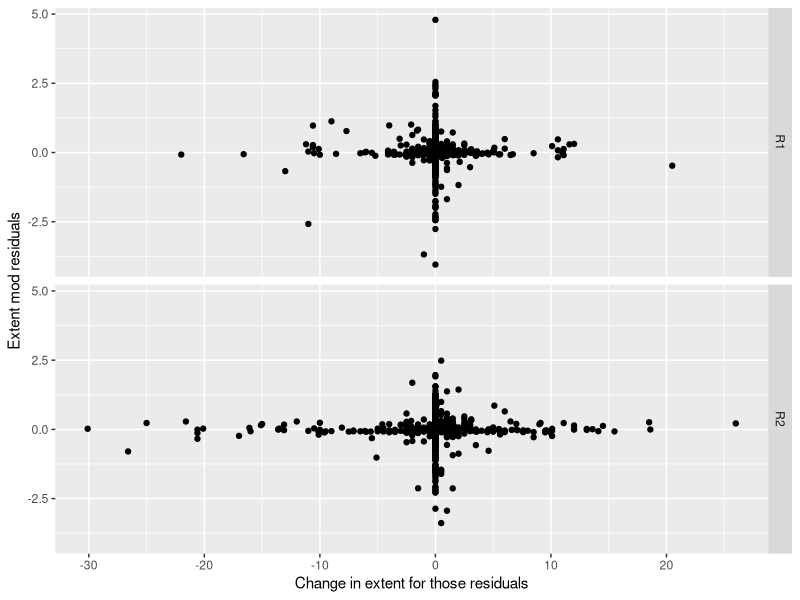

This figure's R source: (Note: this script raises an error after producing the figure.)
#read me ####
#the purpose of this script is to better understand the poor residuals
#best Extent Dry model - 2 states diversion subreaches

#libraries ####
library(tidyverse)
library(lubridate)
library(gridExtra)

#read data ####
dat <- read.csv("Data/Processed/DiversionSubreachData.csv", header = T) %>% 
  mutate(Date = as.Date(Date, format = "%Y-%m-%d" )) %>% 
  #filter(between(month(Date), 4, 10)) %>% 
  group_by(Reach) %>% 
  mutate(t = row_number()) %>% 
  ungroup()

resids <- read.csv("Data/Processed/PredsExtDiv.csv") %>% 
  rename(Reach = 1)

dat2 <- read.csv("Data/Processed/DryingSubreachData.csv", header=T) %>% 
  mutate(Date = as.Date(Date, format = "%Y-%m-%d")) %>% 
  filter(between(month(Date), 4, 10))

#wrangle data ####
temp <- dat %>% 
  full_join(resids)

#plots ####
  
  #change from day before against residuals
ggplot(temp, aes(x = ExtentChng, y = Resid))+
  geom_point()+
  facet_grid(rows= vars(Reach))+
  ylab("Extent mod residuals")+
  xlab("Change in extent for those residuals")

  #extent by covariates
dat %>% 
  select(Date, Extent, Precip_mm, Temp_C, Discharge_cfs, Diversion_cfs, Returns_cfs) %>% 
  pivot_longer(Precip_mm:Returns_cfs, names_to = "covs", values_to = "pred_values") %>% 
  ggplot(aes(x = pred_values, y = Extent))+
  geom_point()+
  facet_wrap(covs ~ Reach, scales = "free_x")

   #lead extent by covariates
dat %>%  
  select(Date, Extent, Precip_mm, Temp_C, Discharge_cfs, Diversion_cfs, Returns_cfs) %>% 
  mutate(leadExtent = lead(Extent, 1))%>% #applied 1 - 14 days some response by discharge/return 
  pivot_longer(Precip_mm:Returns_cfs, names_to = "covs", values_to = "pred_values") %>% 
  ggplot(aes(x = pred_values, y = leadExtent))+
  geom_point()+
  facet_wrap(covs ~ Reach, scales = "free_x")

#random
dat %>% 
  select(Date, Extent, Discharge_cfs) %>% 
  ggplot(aes(x = Discharge_cfs, y=Extent))+
  geom_point()+
  facet_wrap(~Reach)+
  scale_x_continuous(limits = (c(0, 750)))

dat %>% 
  select(Date, Extent, Discharge_cfs) %>% 
  pivot_longer(Extent:Discharge_cfs, names_to = "Variables", values_to = "values") %>% 
  ggplot(aes(x = Date, y = values))+
  geom_line()+
  facet_wrap(~Variables, scales = "free_y", ncol = 1)+
  ggtitle("Entire Year")

dat %>% 
  filter(Reach == "R2") %>% 
  ggplot(aes(x = Discharge_cfs, y = Extent))+
  geom_point()+
  geom_path()+
  #facet_wrap(~Reach)+
  scale_x_continuous(limits = (c(0, 100)))

dat %>% 
  ggplot(aes(x = Diversion_cfs, y = Returns_cfs))+
  geom_point()



#change in extent by change in covariates
dat %>% 
  select(Date, Reach, ExtentChng, PrecipChng_mm, TempChng_C, DischargeChng_cfs, DiversionChng_cfs, ReturnsChng_cfs) %>% 
  pivot_longer(PrecipChng_mm:ReturnsChng_cfs, names_to = "covs", values_to = "pred_values") %>% 
  ggplot(aes(x = pred_values, y = ExtentChng))+
  geom_point()+
  facet_wrap(covs ~ Reach, scales = "free_x")

#cumulative variables ####
Pl_Dis <- dat2 %>% 
  select(Date, Reach, MileDays, DischargeCum_cfs) %>% 
  mutate_at(c("MileDays", "DischargeCum_cfs"), scale) %>%
  pivot_longer(MileDays:DischargeCum_cfs, names_to = "Variables", values_to = "values") %>% 
  ggplot(aes(x = Date, y = values, group = Variables, color = Variables))+
  geom_line(size = 1)+
  facet_grid(~Reach, scales = "free_y")+
  scale_color_manual(values = c("Dark Blue", "Red"), name = "", labels = c("Discharge", "Cummulative Drying")) +
  ylab("zscore") +
  ggtitle("Cumulative Drying v Discharge") +
  theme(legend.position = "none", axis.title.x = element_blank(), axis.text.x = element_blank())

Pl_Div <- dat2 %>% 
  select(Date, Reach, MileDays, DiversionCum_cfs) %>% 
  mutate_at(c("MileDays", "DiversionCum_cfs"), scale) %>%
  pivot_longer(MileDays:DiversionCum_cfs, names_to = "Variables", values_to = "values") %>% 
  ggplot(aes(x = Date, y = values, group = Variables, color = Variables))+
  geom_line(size = 1)+
  facet_grid(~Reach, scales = "free_y")+
  scale_color_manual(values = c("Black", "Red"), name = "", labels = c("Diversion", "Cummulative Drying")) +
  ylab("zscore") +
  ggtitle("Cumulative Drying v Diversion")+
  theme(legend.position = "none", axis.title.x = element_blank(), axis.text.x = element_blank())

Pl_Ret <- dat2 %>% 
  select(Date, Reach, MileDays, ReturnsCum_cfs) %>% 
  mutate_at(c("MileDays", "ReturnsCum_cfs"), scale) %>%
  pivot_longer(MileDays:ReturnsCum_cfs, names_to = "Variables", values_to = "values") %>% 
  ggplot(aes(x = Date, y = values, group = Variables, color = Variables))+
  geom_line(size = 1)+
  facet_grid(~Reach, scales = "free_y")+
  scale_color_manual(values = c("Blue", "Red"), name = "", labels = c("Returns", "Cummulative Drying")) +
  ylab("zscore") +
  ggtitle("Cumulative Drying v Returns")+
  theme(legend.position = "none", axis.title.x = element_blank(), axis.text.x = element_blank())

Pl_Temp <- dat2 %>% 
  select(Date, Reach, MileDays, TempCum_C) %>% 
  mutate_at(c("MileDays", "TempCum_C"), scale) %>%
  pivot_longer(MileDays:TempCum_C, names_to = "Variables", values_to = "values") %>% 
  ggplot(aes(x = Date, y = values, group = Variables, color = Variables))+
  geom_line(size = 1)+
  facet_grid(~Reach, scales = "free_y")+
  scale_color_manual(values = c("Dark Gray", "Red"), name = "", labels = c("Temperature", "Cummulative Drying")) +
  ylab("zscore") +
  ggtitle("Cumulative Drying v Temperature")+
  theme(legend.position = "none")

Pl_Precip <- dat2 %>% 
  select(Date, Reach, MileDays, PrecipCum_mm) %>% 
  mutate_at(c("MileDays", "PrecipCum_mm"), scale) %>%
  pivot_longer(MileDays:PrecipCum_mm, names_to = "Variables", values_to = "values") %>% 
  ggplot(aes(x = Date, y = values, group = Variables, color = Variables))+
  geom_line(size = 1)+
  facet_grid(~Reach, scales = "free_y")+
  scale_color_manual(values = c("Turquoise", "Red"), name = "", labels = c("Rain", "Cummulative Drying")) +
  ylab("zscore") +
  ggtitle("Cumulative Drying v Precipictation")+
  theme(legend.position = "none")

grid.arrange(Pl_Dis, Pl_Div, Pl_Ret, Pl_Temp, Pl_Precip)
  
